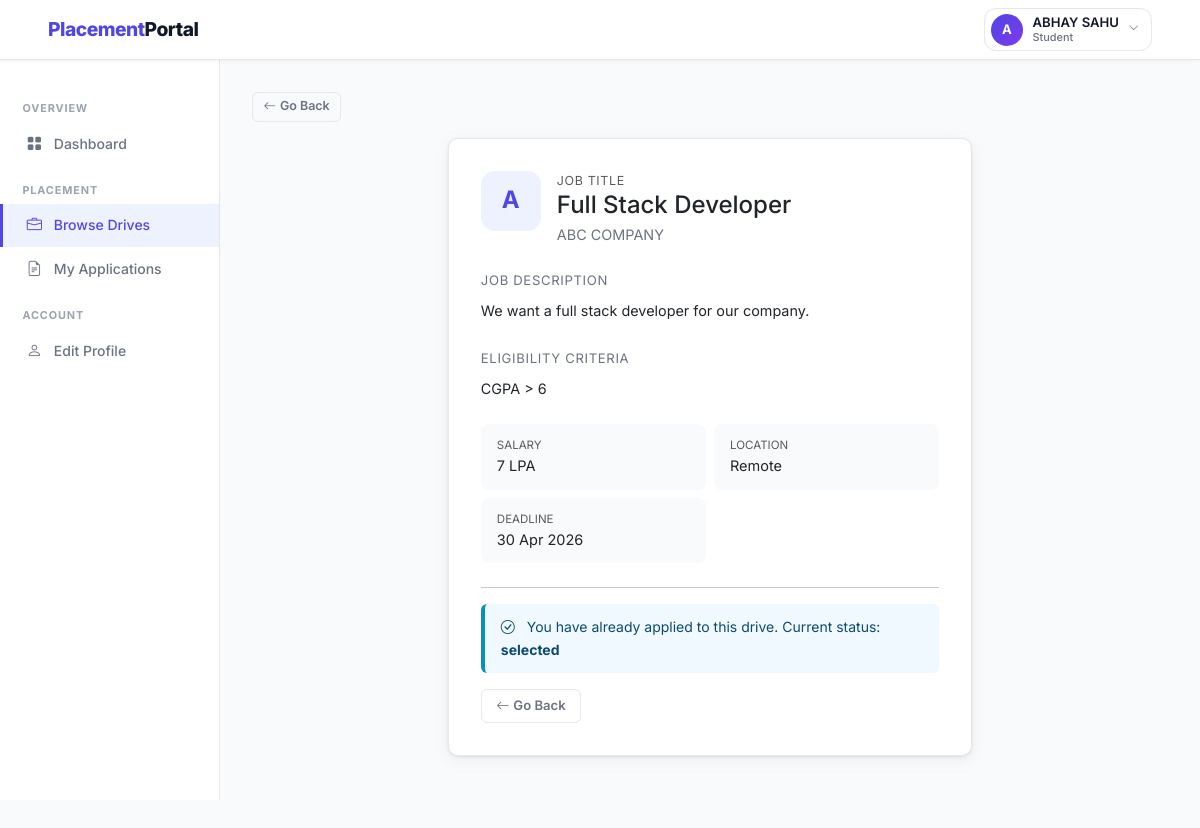
The app's page /student/drives/8 (signed in) with its own data.
### backend/models.py (models this page shows, shortened)
class Student(db.Model):
    __tablename__ = 'student'
    id = db.Column(db.Integer, primary_key=True)
    full_name = db.Column(db.String(100), nullable=False)
    email = db.Column(db.String(120), unique=True, nullable=False)
    password_hash = db.Column(db.String(256), nullable=False)
    phone = db.Column(db.String(20))
    branch = db.Column(db.String(100))
    year = db.Column(db.String(20))
    cgpa = db.Column(db.Float)
    skills = db.Column(db.Text)
    resume_path = db.Column(db.String(300))
    is_active = db.Column(db.Boolean, default=True)
    registered_at = db.Column(db.DateTime, default=datetime.utcnow)
    applications = db.relationship('Application', backref='student', lazy=True,
                                   cascade='all, delete-orphan')

class Company(db.Model):
    __tablename__ = 'company'
    id = db.Column(db.Integer, primary_key=True)
    company_name = db.Column(db.String(150), nullable=False)
    email = db.Column(db.String(120), unique=True, nullable=False)
    password_hash = db.Column(db.String(256), nullable=False)
    hr_contact = db.Column(db.String(100))
    phone = db.Column(db.String(20))
    website = db.Column(db.String(200))
    description = db.Column(db.Text)
    approval_status = db.Column(db.String(20), default='pending')
    registered_at = db.Column(db.DateTime, default=datetime.utcnow)
    drives = db.relationship('PlacementDrive', backref='company', lazy=True,
                             cascade='all, delete-orphan')

class PlacementDrive(db.Model):
    __tablename__ = 'placement_drive'
    id = db.Column(db.Integer, primary_key=True)
    company_id = db.Column(db.Integer, db.ForeignKey('company.id'), nullable=False)
    job_title = db.Column(db.String(150), nullable=False)
    job_description = db.Column(db.Text, nullable=False)
    eligibility_criteria = db.Column(db.Text)
    location = db.Column(db.String(100))
    salary_package = db.Column(db.String(100))
    application_deadline = db.Column(db.Date, nullable=False)
    status = db.Column(db.String(20), default='pending')
    created_at = db.Column(db.DateTime, default=datetime.utcnow)
    applications = db.relationship('Application', backref='drive', lazy=True,
                                   cascade='all, delete-orphan')

class Application(db.Model):
    __tablename__ = 'application'
    id               = db.Column(db.Integer, primary_key=True)
    student_id       = db.Column(db.Integer, db.ForeignKey('student.id'), nullable=False)
    drive_id         = db.Column(db.Integer, db.ForeignKey('placement_drive.id'), nullable=False)
    application_date = db.Column(db.DateTime, default=datetime.utcnow)
    status           = db.Column(db.String(20), default='applied')
    __table_args__ = (
        db.UniqueConstraint('student_id', 'drive_id', name='unique_application'),
    )

### backend/routes.py (the view)
    @app.route('/student/drives/<int:drive_id>')
    @login_required('student')
    def student_drive_detail(drive_id):
        drive = PlacementDrive.query.get_or_404(drive_id)
        if drive.status != 'approved':
            flash('This drive is not available.', 'warning')
            return redirect(url_for('student_drives'))
        student      = Student.query.get(session['user_id'])
        existing_app = Application.query.filter_by(
            student_id=student.id, drive_id=drive_id).first()
        return render_template('student/drive_detail.html',
                               drive=drive, existing_app=existing_app)

### backend/routes.py (called while the page is built)
def login_required(role):
    def decorator(f):
        @wraps(f)
        def decorated_function(*args, **kwargs):
            if 'user_id' not in session:
                flash('Please log in to continue.', 'warning')
                return redirect(url_for('auth_login', role=role))
            if session.get('role') != role:
                flash('You do not have permission to view that page.', 'danger')
                return redirect(url_for('home'))
            return f(*args, **kwargs)
        return decorated_function
    return decorator

### templates/student/drive_detail.html (shortened to what this page needs)
{% extends 'layout_dashboard.html' %}
{% block sidebar %}
  <div class="sidebar-section">Overview</div>
  <a href="{{ url_for('student_dashboard') }}" class="sidebar-link"><i class="bi bi-grid-fill"></i> Dashboard</a>
  <div class="sidebar-section">Placement</div>
  <a href="{{ url_for('student_drives') }}" class="sidebar-link active"><i class="bi bi-briefcase"></i> Browse Drives</a>
  <a href="{{ url_for('student_applications') }}" class="sidebar-link"><i class="bi bi-file-earmark-text"></i> My Applications</a>
  <div class="sidebar-section">Account</div>
  <a href="{{ url_for('student_edit_profile') }}" class="sidebar-link"><i class="bi bi-person"></i> Edit Profile</a>
{% endblock %}
{% block content %}
<div class="mb-3">
  <a href="{{ url_for('student_drives') }}" class="btn btn-outline-secondary btn-sm">
    <i class="bi bi-arrow-left me-1"></i>Go Back
  </a>
</div>
<div class="row justify-content-center">
  <div class="col-lg-7">
    <div class="card">
      <div class="card-body" style="padding:2rem !important;">
        <div class="d-flex align-items-start gap-3 mb-4">
          <div style="width:60px;height:60px;border-radius:14px;background:var(--primary-lt);
                      display:flex;align-items:center;justify-content:center;
                      font-size:1.5rem;font-weight:700;color:var(--primary);flex-shrink:0;">
            {{ drive.company.company_name[0]|upper }}
          </div>
          <div>
            <div class="text-muted" style="font-size:.78rem;text-transform:uppercase;letter-spacing:.05em;">
              Job Title
            </div>
            <h4 class="fw-700 mb-1">{{ drive.job_title }}</h4>
            <div class="fw-600" style="color:var(--muted);font-size:.9rem;">
              {{ drive.company.company_name }}
            </div>
          </div>
        </div>
        <div class="mb-4">
          <div class="fw-600 mb-2" style="font-size:.82rem;text-transform:uppercase;
               letter-spacing:.05em;color:var(--muted);">Job Description</div>
          <p style="font-size:.9rem;line-height:1.7;">{{ drive.job_description }}</p>
        </div>
        {% if drive.eligibility_criteria %}
        <div class="mb-4">
          <div class="fw-600 mb-2" style="font-size:.82rem;text-transform:uppercase;
               letter-spacing:.05em;color:var(--muted);">Eligibility Criteria</div>
          <p style="font-size:.9rem;">{{ drive.eligibility_criteria }}</p>
        </div>
        {% endif %}
        <div class="row g-2 mb-4">
          {% if drive.salary_package %}
          <div class="col-sm-6">
            <div style="background:var(--bg);border-radius:8px;padding:.75rem 1rem;">
              <div class="text-muted" style="font-size:.72rem;text-transform:uppercase;">Salary</div>
              <div class="fw-600">{{ drive.salary_package }}</div>
            </div>
          </div>
          {% endif %}
          {% if drive.location %}
          <div class="col-sm-6">
            <div style="background:var(--bg);border-radius:8px;padding:.75rem 1rem;">
              <div class="text-muted" style="font-size:.72rem;text-transform:uppercase;">Location</div>
              <div class="fw-600">{{ drive.location }}</div>
            </div>
          </div>
          {% endif %}
          <div class="col-sm-6">
            <div style="background:var(--bg);border-radius:8px;padding:.75rem 1rem;">
              <div class="text-muted" style="font-size:.72rem;text-transform:uppercase;">Deadline</div>
              <div class="fw-600">{{ drive.application_deadline.strftime('%d %b %Y') }}</div>
            </div>
          </div>
        </div>
        <hr>
        {% if existing_app %}
          <div class="alert alert-info mb-3">
            <i class="bi bi-check-circle me-2"></i>
            You have already applied to this drive.
            Current status: <strong>{{ existing_app.status }}</strong>
          </div>
          <a href="{{ url_for('student_drives') }}" class="btn btn-outline-secondary">
            <i class="bi bi-arrow-left me-1"></i>Go Back
          </a>
        {% endif %}
      </div>
    </div>
  </div>
</div>
{% endblock %}

### templates/layout_dashboard.html (shortened to what this page needs)
{% extends 'base.html' %}
{% block body %}
<nav class="navbar navbar-expand-lg fixed-top">
  <div class="container-fluid px-4">
    <a class="navbar-brand" href="{{ url_for('home') }}">
      Placement<span>Portal</span>
    </a>
    <div class="ms-auto d-flex align-items-center gap-3">
      <div class="dropdown">
        <button class="profile-trigger dropdown-toggle"
                data-bs-toggle="dropdown"
                aria-expanded="false">
          <div class="avatar-circle">
            {{ session.name[0]|upper if session.name else '?' }}
          </div>
          <div class="profile-info">
            <span class="profile-name">{{ session.name }}</span>
            <span class="profile-role">{{ session.role|capitalize }}</span>
          </div>
          <i class="bi bi-chevron-down chevron-icon"></i>
        </button>
      </div>
    </div>
  </div>
</nav>
<aside class="sidebar" style="top:60px;">
  {% block sidebar %}{% endblock %}
</aside>
<main class="main-with-sidebar" style="margin-top:60px;">
  {% block content %}{% endblock %}
</main>
{% endblock %}

### static/css/styles.css (style rules this page uses)
:root { --primary: #4f46e5; --primary-dk: #3730a3; --primary-lt: #eef2ff; --success: #16a34a; --danger: #dc2626; --warning: #d97706; --info: #0891b2; --dark: #111827; --muted: #6b7280; --border: #e5e7eb; --bg: #f9fafb; --white: #ffffff; --card-shadow: 0 1px 3px rgba(0,0,0,.08), 0 4px 16px rgba(0,0,0,.06); --radius: 10px; --radius-sm: 6px; --font: 'Inter', -apple-system, BlinkMacSystemFont, 'Segoe UI', sans-serif; }
*, *::before, *::after { box-sizing: border-box; margin: 0; padding: 0; }
body { font-family: var(--font); background: var(--bg); color: var(--dark); min-height: 100vh; font-size: 14.5px; line-height: 1.6; }
a { color: var(--primary); text-decoration: none; }
.navbar { background: var(--white) !important; border-bottom: 1px solid var(--border); box-shadow: 0 1px 4px rgba(0,0,0,.06); padding: 0 1.5rem; height: 60px; }
.navbar-brand { font-size: 1.2rem; font-weight: 800; color: var(--primary) !important; letter-spacing: -.5px; }
.navbar-brand span { color: var(--dark); }
.sidebar { width: 220px; min-height: calc(100vh - 60px); background: var(--white); border-right: 1px solid var(--border); padding: 1.5rem 0; position: fixed; top: 60px; left: 0; }
.sidebar-link { display: flex; align-items: center; gap: .65rem; padding: .6rem 1.4rem; color: var(--muted); font-weight: 500; font-size: .875rem; border-left: 3px solid transparent; transition: all .18s; }
.sidebar-link:hover, .sidebar-link.active { color: var(--primary); background: var(--primary-lt); border-left-color: var(--primary); text-decoration: none; }
.sidebar-link i { width:18px; text-align:center; font-size:.95rem; }
.sidebar-section { font-size: .68rem; font-weight: 700; text-transform: uppercase; letter-spacing: .08em; color: #9ca3af; padding: 1rem 1.4rem .3rem; }
.main-with-sidebar { margin-left: 220px; padding: 2rem; min-height: calc(100vh - 60px); }
.card { background: var(--white); border: 1px solid var(--border) !important; border-radius: var(--radius) !important; box-shadow: var(--card-shadow); }
.card-body { padding: 1.25rem !important; }
.btn { font-family: var(--font); font-weight: 600; font-size: .82rem; border-radius: var(--radius-sm); padding: .4rem .9rem; transition: all .18s; border: none; cursor: pointer; }
.btn-outline-secondary { background:transparent; border:1.5px solid var(--border); color:var(--muted); }
.btn-sm { padding:.28rem .65rem; font-size:.78rem; }
.alert { border:none; border-radius:var(--radius-sm); font-size:.875rem; padding:.75rem 1rem; border-left:4px solid; }
.alert-info { background:#f0f9ff; color:#0c4a6e; border-left-color:var(--info); }
.profile-trigger { display: flex; align-items: center; gap: .6rem; background: transparent; border: 1.5px solid var(--border); border-radius: 12px; padding: .3rem .75rem .3rem .35rem; cursor: pointer; transition: background .18s, box-shadow .18s; outline: none; }
.profile-trigger::after { display: none !important; }
.avatar-circle { width: 32px; height: 32px; border-radius: 50%; background: linear-gradient(135deg, var(--primary), #7c3aed); color: white; font-size: .82rem; font-weight: 700; display: flex; align-items: center; justify-content: center; flex-shrink: 0; letter-spacing: 0; }
.profile-info { display: flex; flex-direction: column; align-items: flex-start; line-height: 1.2; }
.profile-name { font-size: .82rem; font-weight: 600; color: var(--dark); }
.profile-role { font-size: .68rem; color: var(--muted); font-weight: 500; }
.chevron-icon { font-size: .65rem; color: var(--muted); transition: transform .2s; }

### records on screen
Student: name "ABHAY SAHU"
Company: company "A", company.company_name "ABC COMPANY"
PlacementDrive: job_title "Full Stack Developer", job_description "We want a full stack developer for our company.", eligibility_criteria "CGPA > 6", salary_package "7 LPA", location "Remote", application_deadline "30 Apr 2026"
Application: status "selected"

### other values on screen
{{ session.name[0]|upper if session.name else '?' }} "A"
{{ session.role|capitalize }} "Student"
